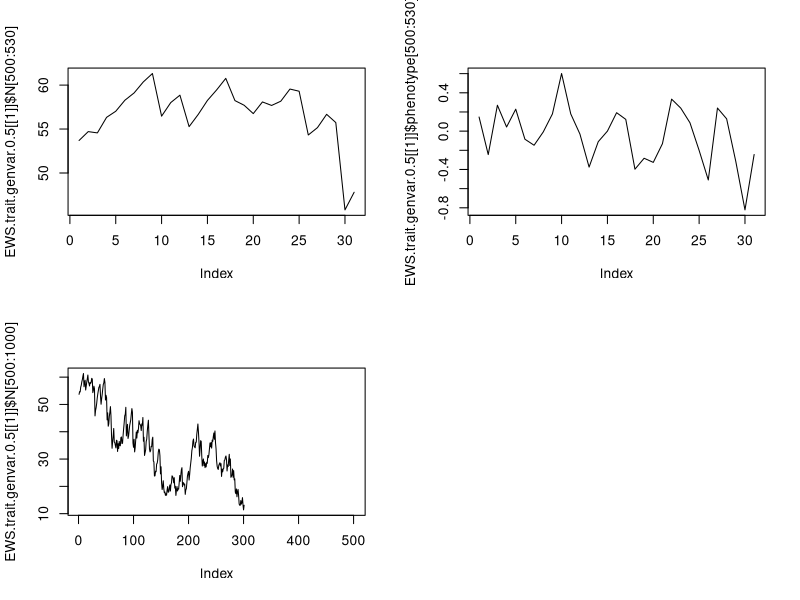

The R script that drew this image:


#Gaurav Baruah, PhD student, University of Zurich, www.popecol.org; 
#https://gauravkbaruah.github.io/ ; (gaurav.baruah@ieu.uzh.ch)

rm(list=ls())
set.seed(12)

#environment function
env<-function(t){
  e.mean<-matrix(NA,nrow=5000,ncol=2)
  e.mean[1,1]<-0
  e.mean[1,2]<-0
  g<-0.0
  
  if (t <500) {
    
    e.mean[t,1]<-0
    e.mean[t,2]<-0
  }
  else if (t>=500) {
    e.mean[t,1]<-5 -5*(t/500)  # environmental cue
    e.mean[t,2]<- 20 -20*(t/500)     # optimum environment
  }          
 
  return(e.mean[t,])
}


#function for simulating the dynamics of the model
#dynamics() <- function that simulates the stochastic model
#tmax<- total time
#ind<- no. of individuals
#omega<- width of fitness function
#var.size<- variation in the mean.breeding value
#rho <- environmental predictability p
#var.U<- variability in cue
#var.theta <- variability in optimum phenotype
#r0 <- net reproductive rate.
#mean.breed<- mean breeding value

dynamics<-function(tmax,ind,omega,var.size,rho,var.U, var.Theta,r0,mean.breed,beta){
  breed<-matrix(NA,nrow=ind,ncol=tmax)
  W<-matrix(NA,nrow=ind,ncol=tmax)
  s<-matrix(NA,nrow=ind,ncol=tmax)
  c<-matrix(NA,nrow=tmax,ncol=2)
  mean.breed<-numeric()
  theta<-numeric()
  N<-numeric()
  pop.breed<-numeric()
  mean.fitness<-numeric()
  cue<-numeric()
  var<-numeric()
  phenotype<-numeric()
  rand.s<-numeric()
  
  #initialization
  var[1] <- var.size
  breed[,1]<-rnorm(ind,mean=0,sd=sqrt(var[1]))
  theta[1]<-0
  N[1]<-70
  mean.breed[1]<-phenotype[1] <-cue[1]<-rand.s[1]<-c[1,1]<-0
  pop.breed[1]<-mean(breed[,1])
  s[,1]<-breed[,1] 
  mean.fitness[1]<-1
  c[1,2]<-theta[1]

  
  for (t in 2:tmax) {
    
    S = matrix(c(var.U, rho*sqrt(var.U*var.Theta), rho*sqrt(var.U*var.Theta), var.Theta),2)  #S is a covariance matrix of the environment and the cue of the environment
    c[t,] <- mvrnorm(1,env(t),S)  #multivariate random distribution
    cue[t]<- c[t,1]# env(t)[1] +rnorm(1,0,sqrt(var.U )) # c[t,1]
    theta[t] <-  c[t,2] #env(t)[2] + rnorm(1,0,sqrt(var.Theta))#c[t,2]
    
    
    
    for (j in 1:ind){
      
      breed[j,t]<- rnorm(1,mean=mean.breed[t-1],sd=sqrt(var.size))  #population of breeding values
      pop.breed[t]<-mean(breed[,t]) 
      rand.s[t]<-rnorm(1,0,0.01)
      s[j,t] <- breed[j,t]+beta*cue[t]+rand.s[t]   #phenotypic value for individual j
      W[j,t] <-exp(-(s[j,t]-theta[t])^2/(2*omega)) #gaussian fitness function
      
    }
    
    
    mean.fitness[t] = mean(W[,t]) #mean fitness 
    var[t] <- var.size 
   
    #(var.size/(omega+var(s[,t-1])))*(theta[t]-pop.breed[t]-beta*cue[t]+rand.s[t]) 
    mean.breed[t]<-mean.breed[t-1]+ var.size*sqrt(omega)*(1/(var.size+omega))^1.5*(theta[t]-pop.breed[t]-beta*cue[t]+rand.s[t])*exp(-(pop.breed[t]+beta*cue[t]+rand.s[t]-theta[t])^2/(2*(var.size+omega)))
    phenotype[t]<- mean.breed[t] +beta*cue[t]+rand.s[t]  # dynamics of the phenotype
    N[t]<-N[t-1]*(r0^(1-N[t-1]/73))*mean.fitness[t]  # discrete population dynamics
    
  }
  
  list(N=N,mean.breed=mean.breed,phenotype=phenotype,theta=theta,cue=cue,one=mean.fitness,omega=omega,var=var)
  
}



### FOR parallelising the R code ####

mc.replica = function(iter, mean.breed, ...){
  set.seed(as.numeric(Sys.time())-Sys.getpid()) 
  init = mean.breed 
  replicate = dynamics(mean.breed=init, ...)
  replicate$start = init
  replicate$iter = iter
  return(replicate)
}
require(MASS)

#######################STARTING PARAMETERS##############

start.mean.breed=0
reps<-2 #no. of replicate simulation
EWS.trait.genvar.0.5<-lapply(1, mc.replica,tmax=800,ind=200,omega=20,beta=0.2,var.size=0.5,rho=1,var.U=1.25^2, var.Theta=1.25^2,r0=1.2,mean.breed=start.mean.breed)

par(mfrow=c(2,2))
plot(EWS.trait.genvar.0.5[[1]]$N[500:530], typ='l')
plot(EWS.trait.genvar.0.5[[1]]$phenotype[500:530],typ='l')
plot(EWS.trait.genvar.0.5[[1]]$N[500:1000], typ='l')

